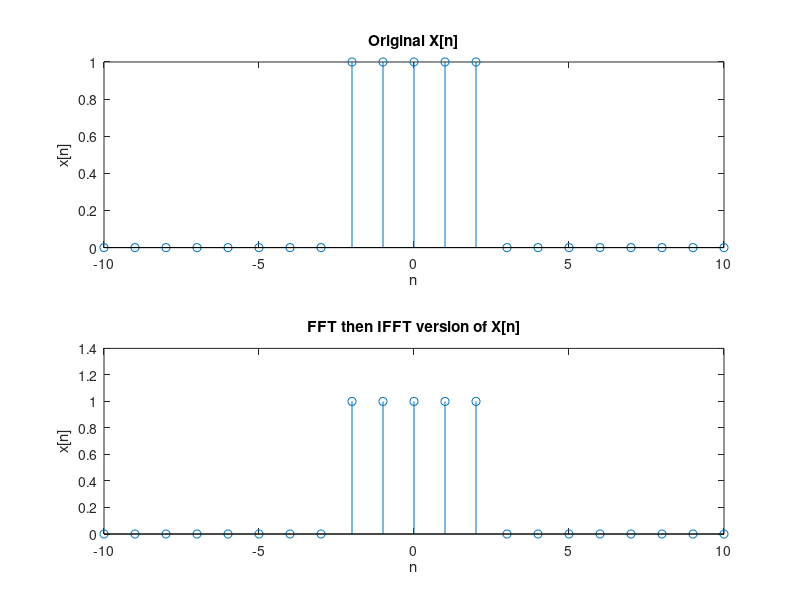

Reproduce this figure in MATLAB.
clear
clc
close all

n = (-10: 10);
x = zeros(1,length(n));
x(9: 13) = 1;

xFreqFFT = fft(x);

xFreqInvFFT = ifft(xFreqFFT);

figure(1)
subplot(2, 1, 1)
stem(n, x)
title("Original X[n]")
xlabel("n")
ylabel("x[n]")

subplot(2, 1, 2)
stem(n, abs(xFreqInvFFT))
title("FFT then IFFT version of X[n]")
xlabel("n")
ylabel("x[n]")